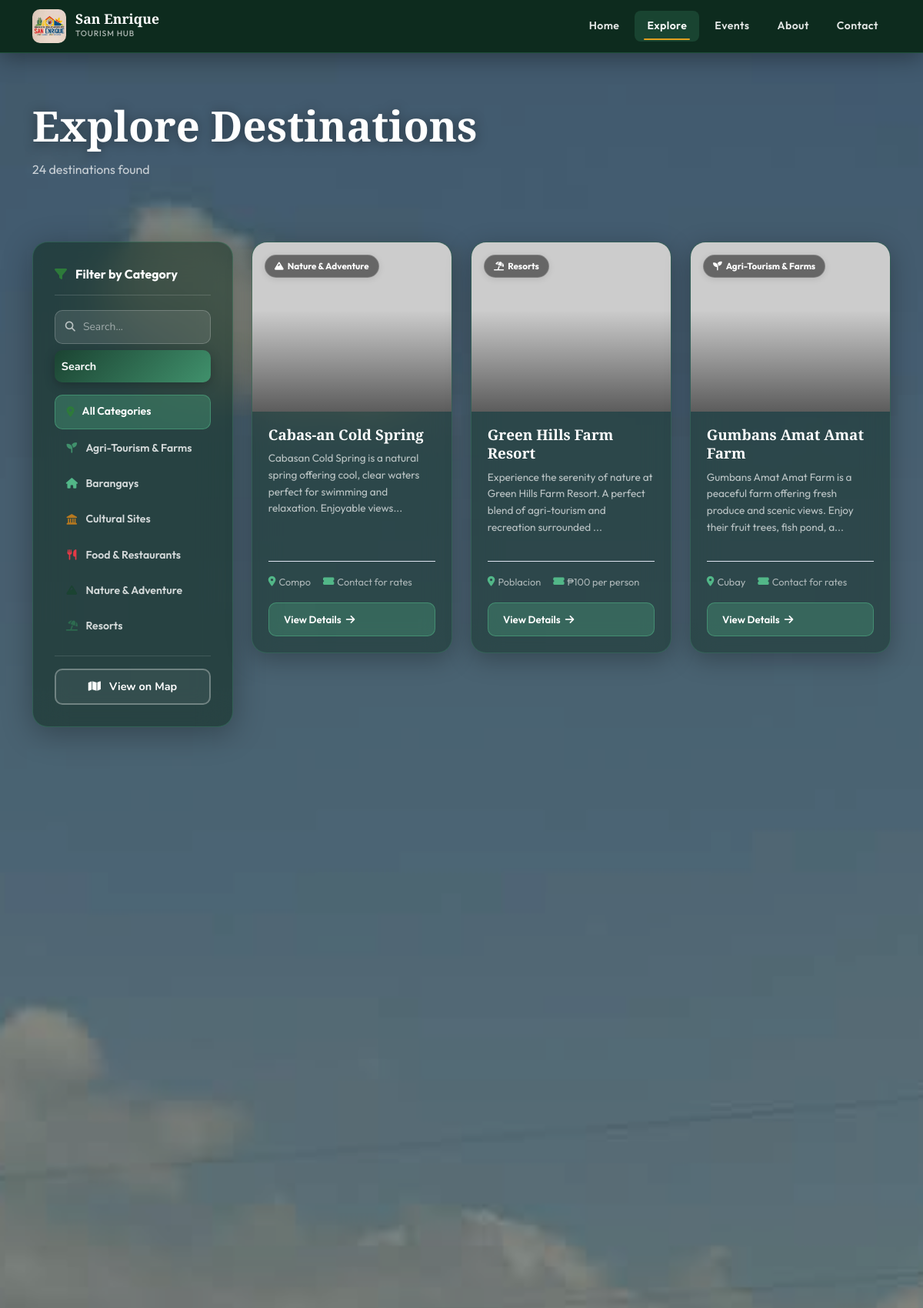
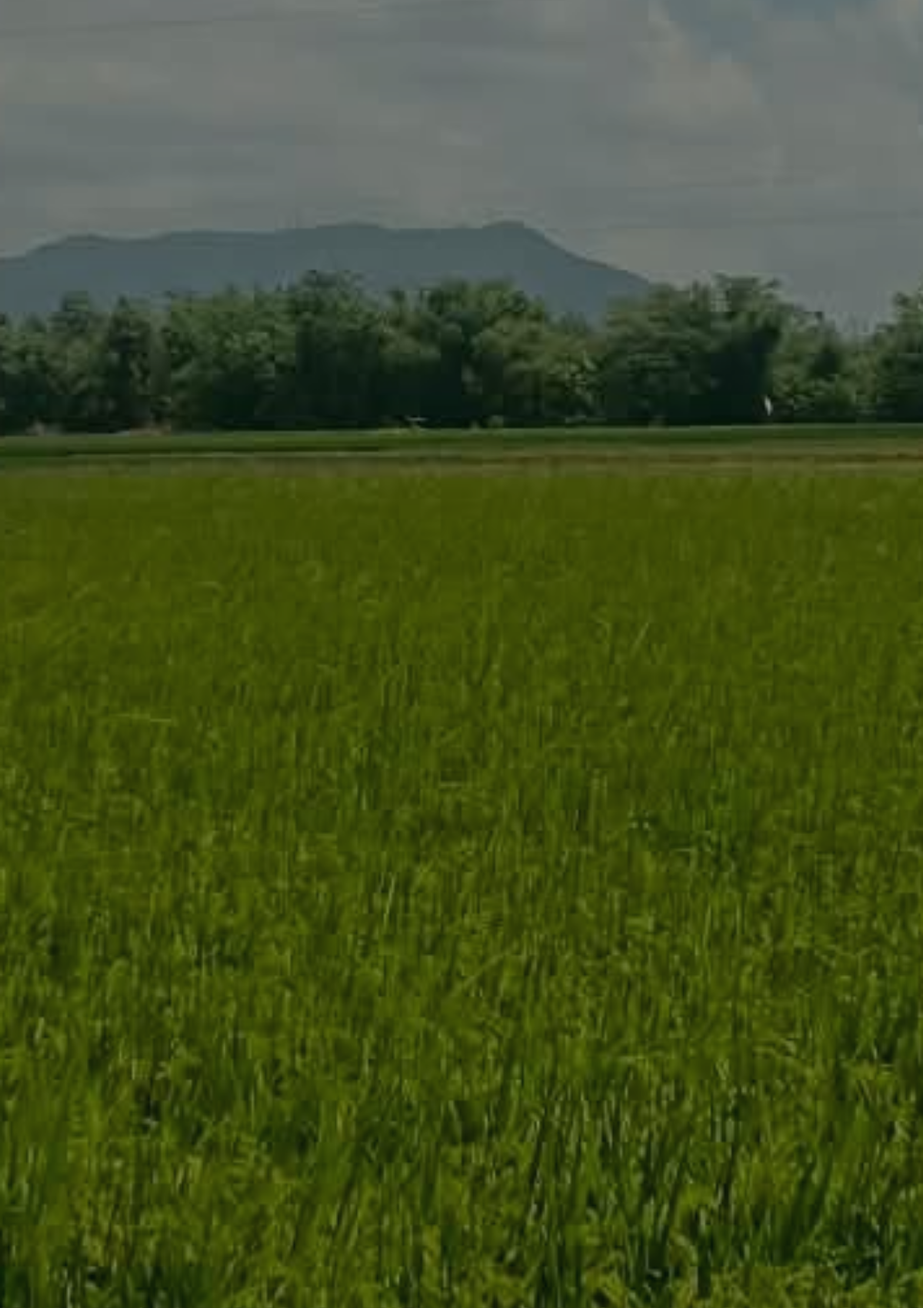
Screenshot of /explore.php (upper part) with the database file from the repository (2 pictures, top to bottom).
### tables this page shows
CREATE TABLE IF NOT EXISTS categories (
    id INT AUTO_INCREMENT PRIMARY KEY,
    name VARCHAR(100) NOT NULL,
    slug VARCHAR(100) NOT NULL UNIQUE,
    icon VARCHAR(50) DEFAULT 'fas fa-map-marker-alt',
    color VARCHAR(20) DEFAULT '#2d6a4f',
    created_at TIMESTAMP DEFAULT CURRENT_TIMESTAMP
);

CREATE TABLE IF NOT EXISTS listings (
    id INT AUTO_INCREMENT PRIMARY KEY,
    category_id INT NOT NULL,
    name VARCHAR(200) NOT NULL,
    slug VARCHAR(200) NOT NULL UNIQUE,
    description TEXT,
    address TEXT,
    barangay VARCHAR(100),
    contact VARCHAR(100),
    email VARCHAR(150),
    website VARCHAR(255),
    latitude DECIMAL(10, 8),
    longitude DECIMAL(11, 8),
    featured_image VARCHAR(500),
    gallery TEXT,
    video VARCHAR(512) DEFAULT '',
    operating_hours VARCHAR(255),
    entrance_fee VARCHAR(100),
    amenities TEXT,
    status ENUM('active','inactive','pending') DEFAULT 'active',
    is_featured TINYINT(1) DEFAULT 0,
    views INT DEFAULT 0,
    rating DECIMAL(3,2) DEFAULT 0.00,
    created_at TIMESTAMP DEFAULT CURRENT_TIMESTAMP,
    updated_at TIMESTAMP DEFAULT CURRENT_TIMESTAMP ON UPDATE CURRENT_TIMESTAMP,
    FOREIGN KEY (category_id) REFERENCES categories(id) ON DELETE CASCADE
);

### includes/functions.php (called while the page is built, shortened)
<?php
function getCategories()
{
    $db = getDB();
    $result = $db->query("SELECT * FROM categories ORDER BY name");
    return $result ? $result->fetch_all(MYSQLI_ASSOC) : [];
}
function getAllListings($category_slug = '', $search = '', $limit = 20, $offset = 0)
{
    $db = getDB();
    $where = ["l.status = 'active'"];
    $whereStr = implode(' AND ', $where);
    $result = $db->query("SELECT l.*, c.name as category_name, c.icon, c.color, c.slug as cat_slug FROM listings l JOIN categories c ON l.category_id = c.id WHERE $whereStr ORDER BY l.is_featured DESC, l.name ASC LIMIT $limit OFFSET $offset");
    return $result ? $result->fetch_all(MYSQLI_ASSOC) : [];
}
function placeholderImage($name = 'Place', $w = 600, $h = 400)
{
    return "https://placehold.co/{$w}x{$h}/2d6a4f/ffffff?text=" . urlencode($name);
}
function listingImage($img, $name = 'Place', $w = 600, $h = 400)
{
    if (!$img)
        return placeholderImage($name, $w, $h);
    $clean = preg_replace('#^(\.\./)+#', '', $img);
    $clean = ltrim($clean, '/');
    return BASE_URL . '/' . $clean;
}
?>

### explore.php (the view, shortened to what this page needs)
<?php
require_once 'includes/functions.php';
$categories = getCategories();
$selectedCat = isset($_GET['category']) ? sanitize($_GET['category']) : '';
$search = isset($_GET['search']) ? sanitize($_GET['search']) : '';
$listings = getAllListings($selectedCat, $search, 24);
?>
<!DOCTYPE html>
<html lang="en">
<head>
  <link rel="stylesheet" href="https://cdnjs.cloudflare.com/ajax/libs/font-awesome/6.4.0/css/all.min.css">
  <link href="https://cdn.jsdelivr.net/npm/bootstrap@5.3.0/dist/css/bootstrap.min.css" rel="stylesheet">
  <link rel="stylesheet" href="assets/css/style.css">
</head>
<body>
  <nav class="navbar-main scrolled">
          <div class="container">
      <div class="d-flex align-items-center justify-content-between w-100">
        <a href="index.php" class="navbar-brand-wrap text-decoration-none">
           <img src="assets/images/san-enrique-logo.jpg" alt="San Enrique" class="navbar-brand-logo-img">
          <div class="brand-text-wrap">
            <div class="brand-name">San Enrique</div>
            <div class="brand-sub">Tourism Hub</div>
          </div>
        </a>
        <div class="d-none d-lg-flex align-items-center gap-1">
          <a href="index.php" class="nav-link-main">Home</a>
          <a href="explore.php" class="nav-link-main active">Explore</a>
          <a href="index.php#events" class="nav-link-main">Events</a>
          <a href="index.php#about" class="nav-link-main">About</a>
          <a href="index.php#contact" class="nav-link-main">Contact</a>
        </div>
      </div>
    </div>
  </nav>
  <div class="page-hero">
    <div class="container">
      <h1 class="page-hero-title">
        <?= $search ? "Search: \"$search\"" : ($selectedCat ? ucfirst($selectedCat) : 'Explore Destinations') ?></h1>
      <p id="listingCount" style="color:rgba(255,255,255,0.7);margin-top:0.5rem;">
        <?= count($listings) ?> destination<?= count($listings) !== 1 ? 's' : '' ?> found
      </p>
    </div>
  </div>
  <div class="container py-5">
    <div class="row g-4">
      <div class="col-lg-3">
        <div class="filter-sidebar">
          <div class="filter-title"><i class="fas fa-filter me-2" style="color:var(--accent);"></i> Filter by Category
          </div>
          <form action="explore.php" method="GET" class="mb-3">
            <div
              style="display:flex;align-items:center;gap:8px;background:var(--gray-50);border:1.5px solid var(--gray-200);border-radius:8px;padding:0.5rem 0.8rem;">
              <i class="fas fa-search" style="color:var(--text-muted);font-size:0.82rem;"></i>
              <input type="text" id="exploreSearch" name="search" value="<?= htmlspecialchars($search) ?>"
                placeholder="Search..."
                style="border:none;background:transparent;outline:none;font-size:0.87rem;font-family:'Nunito',sans-serif;width:100%;"
                autocomplete="off">
            </div>
            <button type="submit" class="btn-primary-main w-100 mt-2" style="padding:0.55rem;">Search</button>
          </form>
          <a href="explore.php<?= $search ? '?search=' . urlencode($search) : '' ?>"
            class="category-filter-item <?= !$selectedCat ? 'active' : '' ?>">
            <i class="fas fa-map-marker-alt" style="color:var(--accent);font-size:0.85rem;"></i> All Categories
          </a>
          <?php foreach ($categories as $cat): ?>
            <a href="explore.php?category=<?= htmlspecialchars($cat['slug']) ?><?= $search ? '&search=' . urlencode($search) : '' ?>"
              class="category-filter-item <?= $selectedCat === $cat['slug'] ? 'active' : '' ?>">
              <i class="<?= htmlspecialchars($cat['icon']) ?>"
                style="color:<?= htmlspecialchars($cat['color']) ?>;font-size:0.85rem;width:16px;text-align:center;"></i>
              <?= htmlspecialchars($cat['name']) ?>
            </a>
          <?php endforeach; ?>
          <div class="mt-3 pt-3" style="border-top:1px solid var(--gray-100);">
            <a href="map.php" class="btn-outline-main w-100" style="justify-content:center;padding:0.6rem;">
              <i class="fas fa-map me-1"></i> View on Map
            </a>
          </div>
        </div>
      </div>
      <div class="col-lg-9" id="listingsContainer">
        <?php if ($listings): ?>
          <div class="row g-4" id="listingsGrid">
            <?php foreach ($listings as $i => $listing): ?>
              <div class="col-md-6 col-xl-4 animate-on-scroll delay-<?= ($i % 4) + 1 ?>">
                <div class="listing-card">
                  <a href="listing.php?slug=<?= urlencode($listing['slug']) ?>" class="listing-card-img" style="text-decoration:none;">
                    <img src="<?= htmlspecialchars(listingImage($listing['featured_image'], $listing['name'], 600, 400)) ?>"
                      alt="<?= htmlspecialchars($listing['name']) ?>" loading="lazy"
                      onerror="this.src='https://placehold.co/600x400/1b4332/ffffff?text=No+Image'">
                    <div class="listing-badge" style="color:<?= htmlspecialchars($listing['color']) ?>">
                      <i class="<?= htmlspecialchars($listing['icon']) ?>"></i>
                      <?= htmlspecialchars($listing['category_name']) ?>
                    </div>
                  </a>
                  <div class="listing-card-body">
                    <h3 class="listing-card-title"><?= htmlspecialchars($listing['name']) ?></h3>
                    <?php
                      $rawDesc = html_entity_decode(strip_tags($listing['description'] ?? ''), ENT_QUOTES | ENT_HTML5, 'UTF-8');
                      $rawDesc = preg_replace('/\s+/', ' ', trim($rawDesc));
                      $shortDesc = mb_strlen($rawDesc) > 120
                        ? mb_substr($rawDesc, 0, 120) . '...'
                        : $rawDesc;
                    ?>
                    <p class="listing-card-desc"><?= htmlspecialchars($shortDesc) ?></p>
                    <div class="listing-card-meta">
                      <?php if ($listing['barangay']): ?>
                        <span><i class="fas fa-map-marker-alt"></i> <?= htmlspecialchars($listing['barangay']) ?></span>
                      <?php endif; ?>
                      <?php if ($listing['entrance_fee']): ?>
                        <span><i class="fas fa-ticket-alt"></i> <?= htmlspecialchars($listing['entrance_fee']) ?></span>
                      <?php endif; ?>
                    </div>
                    <a href="listing.php?slug=<?= urlencode($listing['slug']) ?>" class="btn-card">
                      View Details <i class="fas fa-arrow-right"></i>
                    </a>
                  </div>
                </div>
              </div>
            <?php endforeach; ?>
          </div>
        <?php endif; ?>
      </div>
    </div>
  </div>
</body>
</html>

### rows the page displays
categories: name "Agri-Tourism & Farms"
categories: name "Barangays"
categories: name "Cultural Sites"
categories: name "Food & Restaurants"
categories: name "Nature & Adventure"
categories: name "Resorts"
listings: category.name "Nature & Adventure", name "Cabas-an Cold Spring", description "Cabasan Cold Spring is a natural spring offering cool, clear waters perfect for swimming and relaxation. Enjoyable views...", barangay "Compo", entrance_fee "Contact for rates"
listings: category.name "Resorts", name "Green Hills Farm Resort", description "Experience the serenity of nature at Green Hills Farm Resort. A perfect blend of agri-tourism and recreation surrounded ...", barangay "Poblacion", entrance_fee "₱100 per person"
listings: category.name "Agri-Tourism & Farms", name "Gumbans Amat Amat Farm", description "Gumbans Amat Amat Farm is a peaceful farm offering fresh produce and scenic views. Enjoy their fruit trees, fish pond, a...", barangay "Cubay", entrance_fee "Contact for rates"

### other values shown
count($listings) "24"
